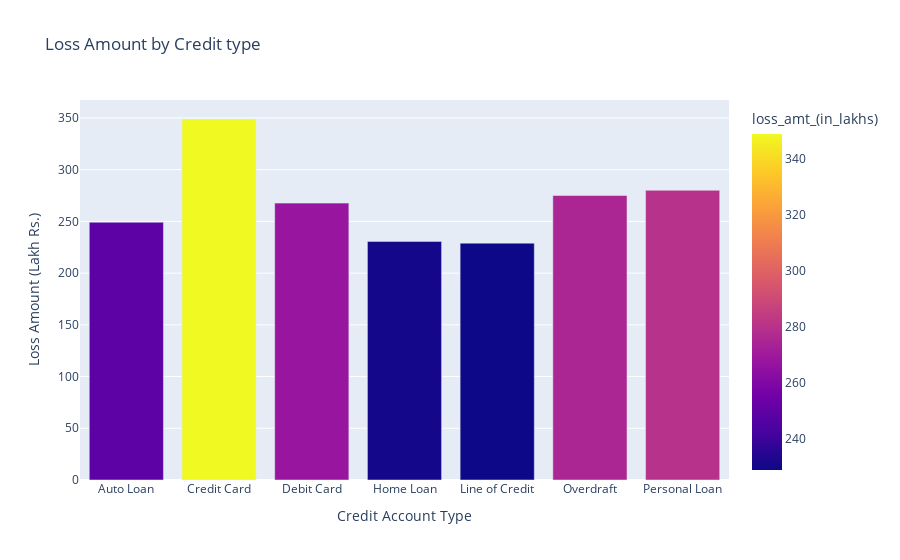

Notebook source saved alongside this figure:
### Code cell
bar_graph(
    dataset= df6,
    x= 'cred_type', y= 'loss_amt_(in_lakhs)',
    xlabel= 'Credit Account Type', ylabel= 'Loss Amount (Lakh Rs.)',
    title= 'Loss Amount by Credit type',
    color= 'loss_amt_(in_lakhs)'
)

### Figure 1 — Plotly figure (JSON) as saved in the notebook; plotly's stock layout.template omitted (floating-point values rounded to 4 significant figures)
{"data": [{"alignmentgroup": "True", "hovertemplate": "cred_type=%{x}<br>loss_amt_(in_lakhs)=%{marker.color}<extra></extra>", "legendgroup": "", "marker": {"color": [249.2, 349.0, 267.7, 230.7, 229.0, 275.1, 280.1], "coloraxis": "coloraxis", "pattern": {"shape": ""}}, "name": "", "offsetgroup": "", "orientation": "v", "showlegend": false, "textposition": "auto", "type": "bar", "x": ["Auto Loan", "Credit Card", "Debit Card", "Home Loan", "Line of Credit", "Overdraft", "Personal Loan"], "xaxis": "x", "y": [249.2, 349.0, 267.7, 230.7, 229.0, 275.1, 280.1], "yaxis": "y"}], "layout": {"barmode": "relative", "coloraxis": {"colorbar": {"title": {"text": "loss_amt_(in_lakhs)"}}, "colorscale": [[0, "#0d0887"], [0.1111, "#46039f"], [0.2222, "#7201a8"], [0.3333, "#9c179e"], [0.4444, "#bd3786"], [0.5556, "#d8576b"], [0.6667, "#ed7953"], [0.7778, "#fb9f3a"], [0.8889, "#fdca26"], [1, "#f0f921"]]}, "legend": {"tracegroupgap": 0}, "title": {"text": "Loss Amount by Credit type"}, "xaxis": {"anchor": "y", "domain": [0, 1], "title": {"text": "Credit Account Type"}}, "yaxis": {"anchor": "x", "domain": [0, 1], "title": {"text": "Loss Amount (Lakh Rs.)"}}}}
